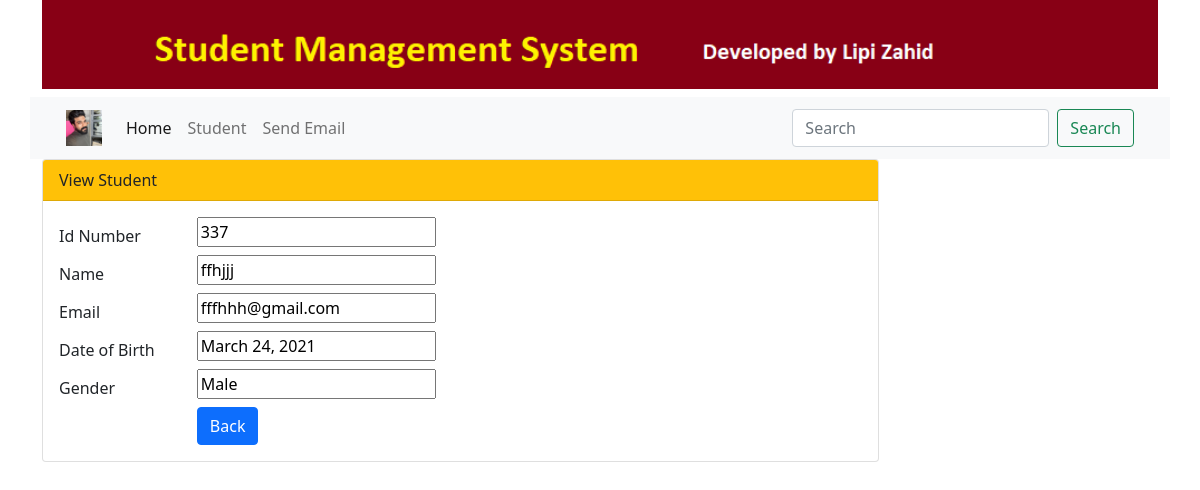
Screenshot of /std/details/337 with the database file from the repository.
### myapp/models.py (models this page shows, shortened)
class Student(models.Model):
    GENDER_CHOICES=[('Male','Male'),('Female','Female')]
    id=models.AutoField(primary_key=True)
    name=models.CharField(max_length=100)
    email=models.EmailField(unique=True,blank=True)
    dob=models.DateField(default=datetime.now, blank=True)
    gender=models.CharField(max_length=6,choices=GENDER_CHOICES,default='Female')

### myapp/views.py (the view)
# urls.py: path('details/<int:id>', views.show,name='details'),
def show(request,id):
    student=Student.objects.get(pk=id)
    form=StudentForm(request.POST or None, instance=student)
    context={'title':'Details','student':student}
    return render(request,'student/details.html',context)

### templates/student/details.html (shortened to what this page needs)
{% extends 'base.html' %}
{% block content %}
        <form action="">
            <div class="card w-75">
                <div class="card-header bg-warning text-dark" >
                  View Student
                </div>
                <div class="card-body">
                    <div class="form-grow row">
                        <label for="id" class="col-sm-2 col-form-label">Id Number</label>
                        <div class="col-sm-6">
                            <input type="text" name="id",id="id_id" value="{{ student.id }}">
                        </div>
                    </div>
                    <div class="form-grow row">
                        <label for="name" class="col-sm-2 col-form-label">Name</label>
                        <div class="col-sm-6">
                            <input type="text" name="name",id="id_name" value="{{ student.name }}">
                        </div>
                    </div>
                    <div class="form-grow row">
                        <label for="email" class="col-sm-2 col-form-label">Email</label>
                        <div class="col-sm-6">
                            <input type="text" name="email",id="id_email" value="{{ student.email }}">
                        </div>
                    </div>
                    <div class="form-grow row">
                        <label for="dob" class="col-sm-2 col-form-label">Date of Birth</label>
                        <div class="col-sm-6">
                            <input type="text" name="dob",id="id_dob" value="{{ student.dob }}">
                        </div>
                    </div>
                    <div class="form-grow row">
                        <label for="gender" class="col-sm-2 col-form-label">Gender</label>
                        <div class="col-sm-6">
                            <input type="text" name="gender",id="id_gender" value="{{ student.gender }}">
                        </div>
                    </div>
                    <div class="form-grow row">
                        <label for="gender" class="col-sm-2 col-form-label"></label>
                        <div class="col-sm-6">
                            <a href="{%  url 'student:home' %}" class="btn btn-primary">Back</a>
                        </div>
                    </div>
                </div>
              </div>
        </form>
{% endblock %}

### rows the page displays
Student: id "337", name "ffhjjj", email "fffhhh@gmail.com", dob "March 24, 2021", gender "Male"
